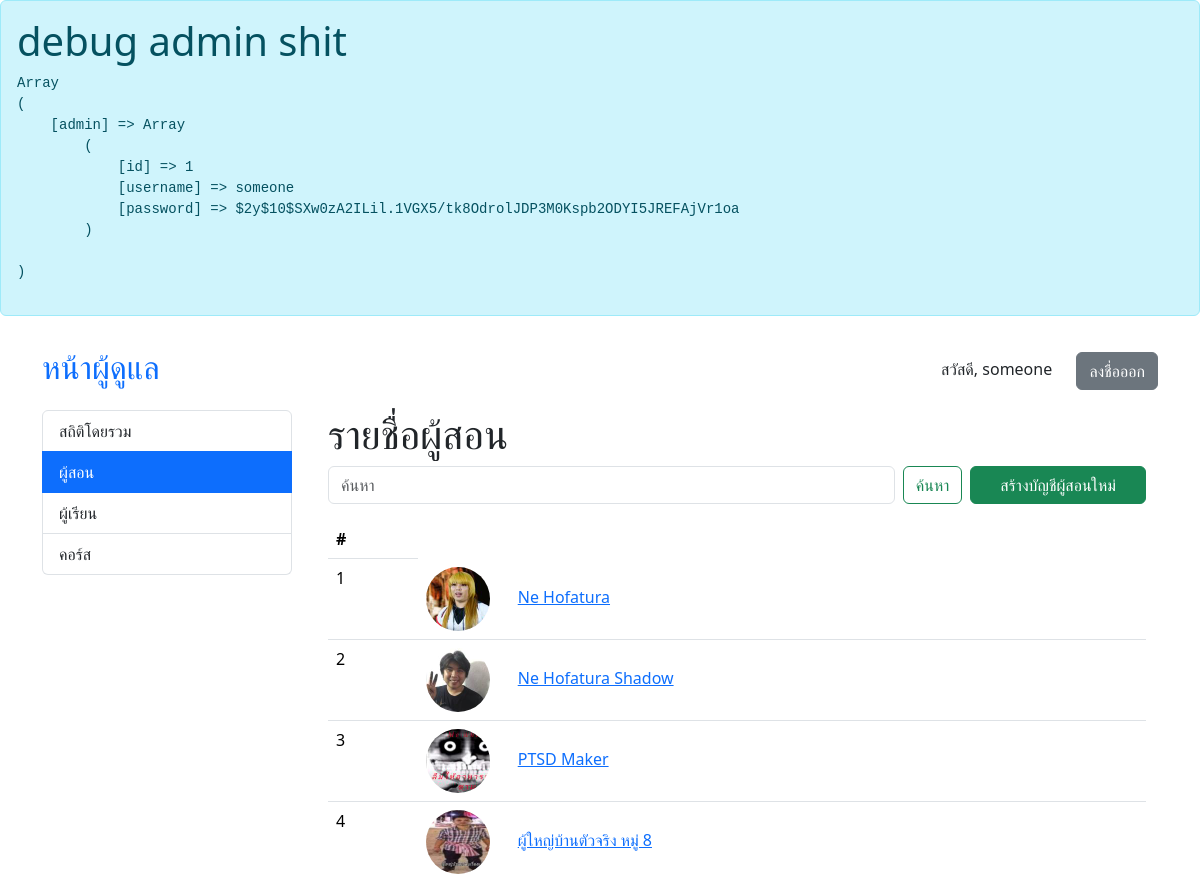
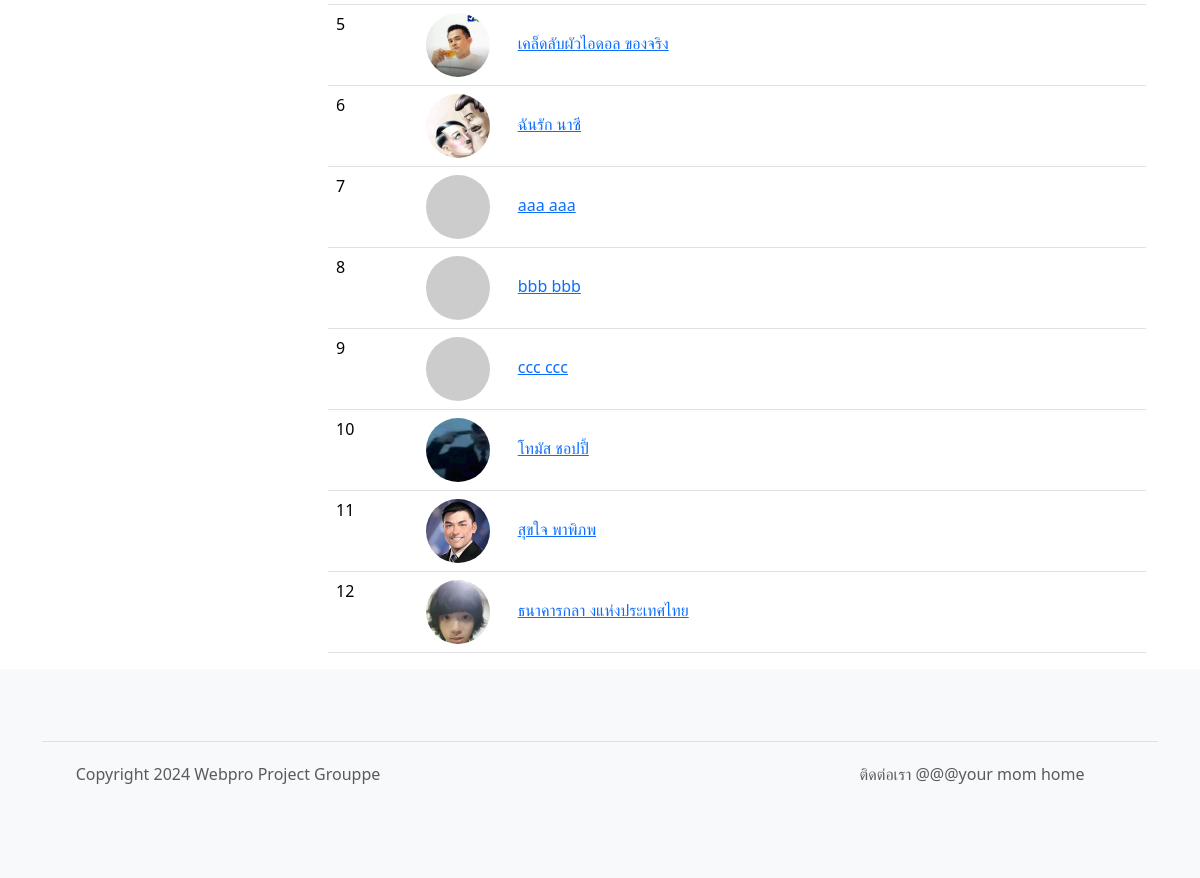
Screenshot of /admin/instructors.php (signed in) with the database file from the repository (2 pictures, top to bottom).
### tables this page shows
CREATE TABLE "instructors" (
	"id"	INTEGER,
	"username"	VARCHAR(32) NOT NULL,
	"first_name"	VARCHAR(64) NOT NULL,
	"last_name"	VARCHAR(64) NOT NULL,
	"profile_pic_hash"	CHARACTER(32),
	"password"	CHARACTER(72) NOT NULL,
	"role"	CHARACTER(64),
	"email"	CHARACTER(64),
	"phone"	CHARACTER(16),
	"created_date"	DATETIME,
	PRIMARY KEY("id" AUTOINCREMENT)
);

### admin/instructors.php (called while the page is built, shortened)
<?php
require 'template_init.php';
require 'template_header.php';
$header = "รายชื่อผู้สอน";
$button = "สร้างบัญชีผู้สอนใหม่";
$editpage = "instructor";
if (isset($_GET['begin'])) {
	$begin = $_GET['begin'];
} else {
	$begin = 0;
}
$search = "";
$list = $db->get_instructor_simple_list($begin, $search);
require 'si_list.php';
?>

### core.php (called while the page is built, shortened)
<?php
require 'shopping.php';
require 'common.php';
	class App extends SQLite3 {
				?>
				</form><?php
		function admin_is_logged_in() {
			return isset($_SESSION["admin"]);
		}
		function get_instructor_simple_list($begin, $search) {
			return $this->get_simple_list('instructors', $begin, $search);
		}
		function get_simple_list($table, $begin, $search) {
			$filter = "";
			$sql = "SELECT profile_pic_hash, id, username, first_name || ' ' || last_name AS name FROM $table" . $filter;
			$ret = $this->query($sql);
			$instructors = array();
			while($row = $ret->fetchArray(SQLITE3_ASSOC)) {
				$row = prepare_other_data($row, '../');
				$instructors[] = $row;
			}
			return $instructors;
		}
	}
?>

### common.php (called while the page is built, shortened)
<?php
function prepare_other_data($row, $prefix = "") {
	if (isset($row['profile_pic_hash'])) {
		if ($row['profile_pic_hash'] != "") {
			$row['pfplink'] = $prefix . "avatars/" . $row['profile_pic_hash'] . '.jpg';
			return $row;
		}
	}
	$row['pfplink'] = get_pfplink_from_seed('saltPROJECTGROUPPE' . md5($row['username']));
	return $row;
}
function get_pfplink_from_seed($ident) {
	return "https://api.dicebear.com/7.x/thumbs/svg?seed=" . $ident;
}
?>

### admin/si_list.php (the view)
<div class="container">
<h1><?php echo $header; ?></h1>
	<form class="d-flex" role="search">
		<input class="form-control me-2" name="search" value="<?php echo isset($_GET['search']) ? $_GET['search'] : '' ?>" type="search" placeholder="ค้นหา" aria-label="Search">
		<button class="btn btn-outline-success me-2" type="submit">ค้นหา</button>
		<?php
			if ($button != "") {
				?>
				<a href="instructor.php" style="width: 30%" class="btn btn-success">สร้างบัญชีผู้สอนใหม่</a>
				<?php
			}
		?>
	</form>
	<table class="table">
	<thead>
		<tr>
			<th scope="col">#</th>
		</tr>
	</thead>
	<tbody>
		<?php
			foreach ($list as $i) {
				echo "<tr>";
				echo "<td>{$i['id']}</td>";
				echo "<td><img src=\"{$i['pfplink']}\" alt=\"avatar\" width=\"64\" height=\"64\" class=\"rounded-circle me-4\"> ";
				echo "<a href=\"" . $editpage . ".php?id={$i['id']}\">{$i['name']}</a>";
				echo "</td>";
				echo "</tr>";
			}
		?>
	</tbody>
	</table>
</div>
<?php
require 'template_footer.php';
?>

### admin/template_init.php (shortened to what this page needs)
<?php
	require '../core.php';
	?>
	<div class="alert alert-info">
		<h1>debug admin shit</h1>
		<pre><?php print_r($_SESSION); ?></pre>
	</div>

### admin/template_header.php (shortened to what this page needs)
<?php
	$menu = array(
		"index" => 'สถิติโดยรวม',
		"instructors" => 'ผู้สอน',
		"students" => 'ผู้เรียน',
		"courses" => 'คอร์ส',
	);
?>
<!DOCTYPE html>
<html lang="en">
<head>
	<link href="https://cdn.jsdelivr.net/npm/bootstrap@5.3.3/dist/css/bootstrap.min.css" rel="stylesheet">
	<link rel="stylesheet" href="https://cdn.jsdelivr.net/npm/bootstrap-icons@1.11.3/font/bootstrap-icons.min.css">
</head>
<body>
	<?php if ($db->admin_is_logged_in()) { ?>
	<header class="p-3">
		<div class="container">
			<div class="d-flex flex-wrap align-items-center justify-content-center justify-content-lg-start">
				<a href="index.php" class="d-flex align-items-center mb-2 mb-lg-0 text-decoration-none mb-md-0 me-lg-auto">
					<h2>หน้าผู้ดูแล</h2>
				</a>
				<div class="auth-section">
					<span style="margin-right: 20px">สวัสดี, <?php echo $_SESSION['admin']['username'] ?></span>
					<a href="signout.php" class="btn btn-secondary">ลงชื่อออก</a>
				</div>
			</div>
		</div>
	</header>
		<?php
	}
		?>
<?php if ($db->admin_is_logged_in()) { ?>
<div class="container">
	<div class="d-flex gap-4">
		<div class="list-group" style="min-width: 250px;">
			<?php
			foreach ($menu as $key => $value) {
				$active = ($key . '.php' == basename($_SERVER["PHP_SELF"])) ? "active" : "";
				echo "<a href=\"$key.php\" class=\"list-group-item list-group-item-action $active\">$value</a>";
			}
			?>
		</div>
<?php } ?>

### admin/template_footer.php
<?php if ($db->admin_is_logged_in()) { ?>
</div>
</div>
<?php } ?>
<footer class="py-5 text-center text-body-secondary bg-body-tertiary">
	<div class="container">
	<footer class="d-flex flex-wrap justify-content-between align-items-center py-3 my-4 border-top">
	<p class="col-md-4 mb-0 text-body-secondary">Copyright 2024 Webpro Project Grouppe</p>
	<a href="/" class="col-md-4 d-flex align-items-center justify-content-center mb-3 mb-md-0 me-md-auto link-body-emphasis text-decoration-none">
		<svg class="bi me-2" width="40" height="32"><use xlink:href="#bootstrap"></use></svg>
	</a>
	<p class="col-md-4 mb-0 text-body-secondary">ติดต่อเรา
	@@@your mom home</p>
	</footer>
</body>
</html>

### rows the page displays
instructors: id "1", shows a picture, name "Ne Hofatura"
instructors: id "2", shows a picture, name "Ne Hofatura Shadow"
instructors: id "3", shows a picture, name "PTSD Maker"
instructors: id "4", shows a picture, name "ผู้ใหญ่บ้านตัวจริง หมู่ 8"
instructors: id "5", shows a picture, name "เคล็ดลับผัวไอดอล ของจริง"
instructors: id "6", shows a picture, name "ฉันรัก นาซี"
instructors: id "7", name "aaa aaa"
instructors: id "8", name "bbb bbb"
instructors: id "9", name "ccc ccc"
instructors: id "10", shows a picture, name "โทมัส ชอปปี้"
instructors: id "11", shows a picture, name "สุขใจ พาพิภพ"
instructors: id "12", shows a picture, name "ธนาคารกลา งแห่งประเทศไทย"

### other values shown
$_SESSION['admin']['username'] "someone"
$value "สถิติโดยรวม"
$value "ผู้สอน"
$value "ผู้เรียน"
$value "คอร์ส"
$header "รายชื่อผู้สอน"
